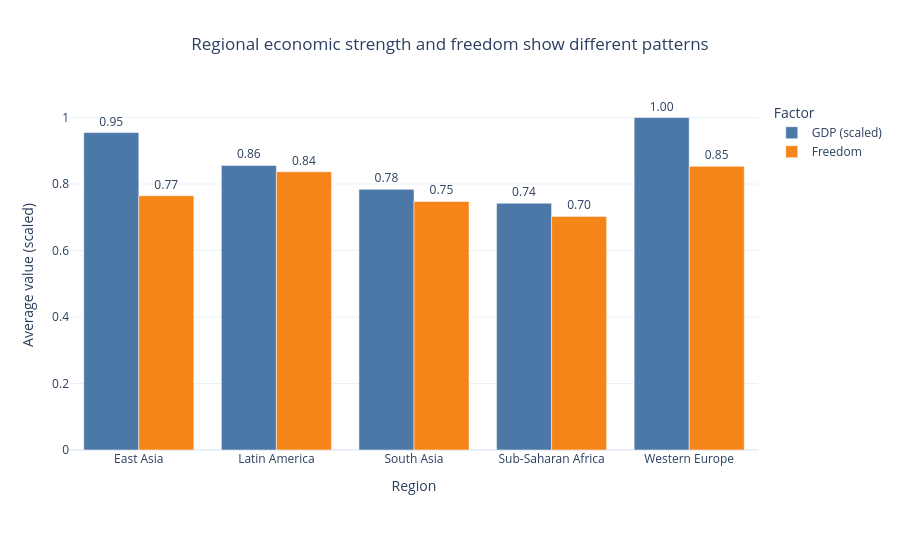

Write notebook code for a chart like this one.
### Markdown cell above
---
## Done? Stretch Goal

**Task 3 (stretch):** Build a grouped bar chart comparing GDP and Freedom across the five requested regions.

Regions included:
`Western Europe`, `Latin America`, `East Asia`, `Sub-Saharan Africa`, `South Asia`

### Code cell
# Stretch goal: grouped bar chart

regions = [
    'Western Europe',
    'Latin America',
    'East Asia',
    'Sub-Saharan Africa',
    'South Asia'
]

stretch_avg = (
    df[df['Region'].isin(regions)]
      .groupby('Region')[['GDP', 'Freedom']]
      .mean()
      .reset_index()
)

# GDP and Freedom have different scales, so normalize GDP for a fair visual comparison.
stretch_avg['GDP_scaled'] = stretch_avg['GDP'] / stretch_avg['GDP'].max()

plot_data = stretch_avg[['Region', 'GDP_scaled', 'Freedom']].melt(
    id_vars='Region',
    var_name='Factor',
    value_name='Average_Value'
)

plot_data['Factor'] = plot_data['Factor'].replace({
    'GDP_scaled': 'GDP (scaled)',
    'Freedom': 'Freedom'
})

fig = px.bar(
    plot_data,
    x='Region',
    y='Average_Value',
    color='Factor',
    barmode='group',
    text='Average_Value',
    color_discrete_map={'GDP (scaled)': '#4C78A8', 'Freedom': '#F58518'},
    title='Regional economic strength and freedom show different patterns',
    labels={'Average_Value': 'Average value (scaled)', 'Region': 'Region'}
)

fig.update_traces(
    texttemplate='%{text:.2f}',
    textposition='outside'
)

fig.update_yaxes(rangemode='tozero')
fig.update_layout(
    template='plotly_white',
    height=550,
    margin=dict(l=70, r=60, t=100, b=100),
    title=dict(x=0.5, xanchor='center')
)

fig.show()

### Figure 1 — Plotly figure (JSON) as saved in the notebook; plotly's stock layout.template omitted (floating-point values rounded to 4 significant figures)
{"data": [{"alignmentgroup": "True", "hovertemplate": "Factor=GDP (scaled)<br>Region=%{x}<br>Average value (scaled)=%{text}<extra></extra>", "legendgroup": "GDP (scaled)", "marker": {"color": "#4C78A8", "pattern": {"shape": ""}}, "name": "GDP (scaled)", "offsetgroup": "GDP (scaled)", "orientation": "v", "showlegend": true, "text": [0.9547, 0.8558, 0.7839, 0.7421, 1.0], "textposition": "outside", "texttemplate": "%{text:.2f}", "type": "bar", "x": ["East Asia", "Latin America", "South Asia", "Sub-Saharan Africa", "Western Europe"], "xaxis": "x", "y": [0.9547, 0.8558, 0.7839, 0.7421, 1.0], "yaxis": "y"}, {"alignmentgroup": "True", "hovertemplate": "Factor=Freedom<br>Region=%{x}<br>Average value (scaled)=%{text}<extra></extra>", "legendgroup": "Freedom", "marker": {"color": "#F58518", "pattern": {"shape": ""}}, "name": "Freedom", "offsetgroup": "Freedom", "orientation": "v", "showlegend": true, "text": [0.765, 0.8369, 0.7475, 0.7026, 0.8531], "textposition": "outside", "texttemplate": "%{text:.2f}", "type": "bar", "x": ["East Asia", "Latin America", "South Asia", "Sub-Saharan Africa", "Western Europe"], "xaxis": "x", "y": [0.765, 0.8369, 0.7475, 0.7026, 0.8531], "yaxis": "y"}], "layout": {"barmode": "group", "height": 550, "legend": {"title": {"text": "Factor"}, "tracegroupgap": 0}, "margin": {"b": 100, "l": 70, "r": 60, "t": 100}, "title": {"text": "Regional economic strength and freedom show different patterns", "x": 0.5, "xanchor": "center"}, "xaxis": {"anchor": "y", "domain": [0, 1], "title": {"text": "Region"}}, "yaxis": {"anchor": "x", "domain": [0, 1], "rangemode": "tozero", "title": {"text": "Average value (scaled)"}}}}
